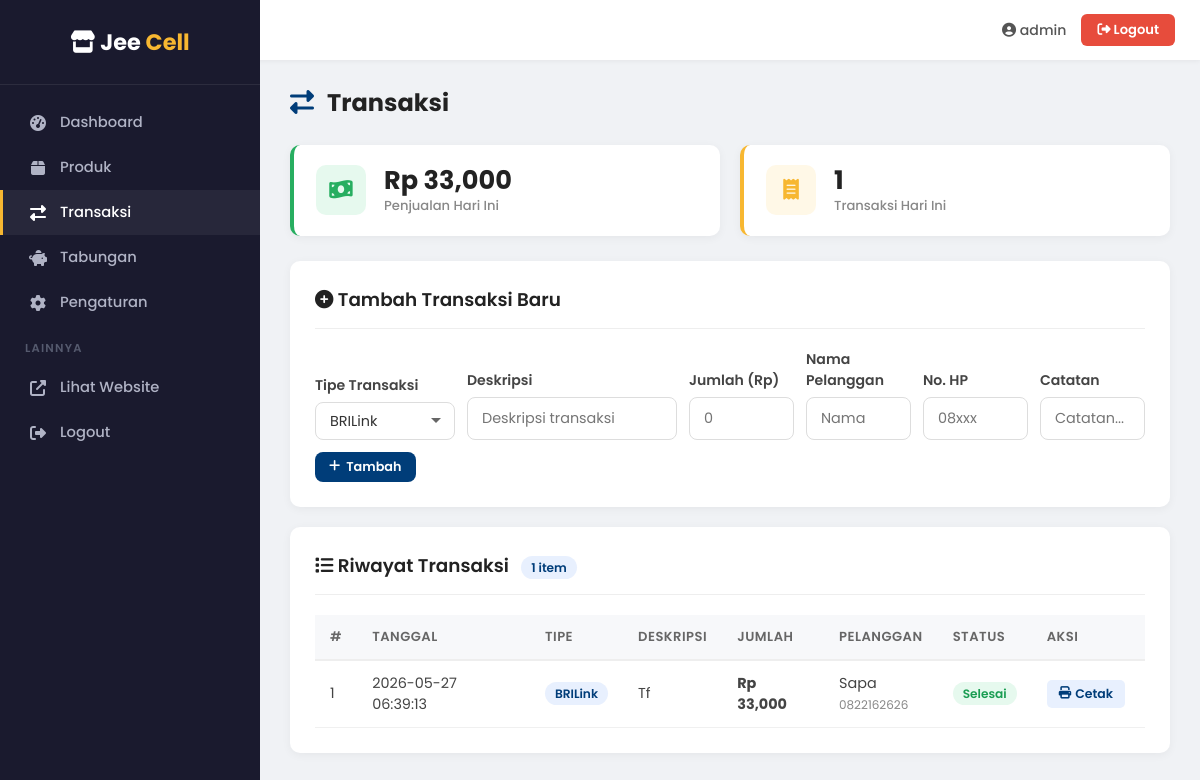
Page /admin/transactions (signed in) on the earlier database version.
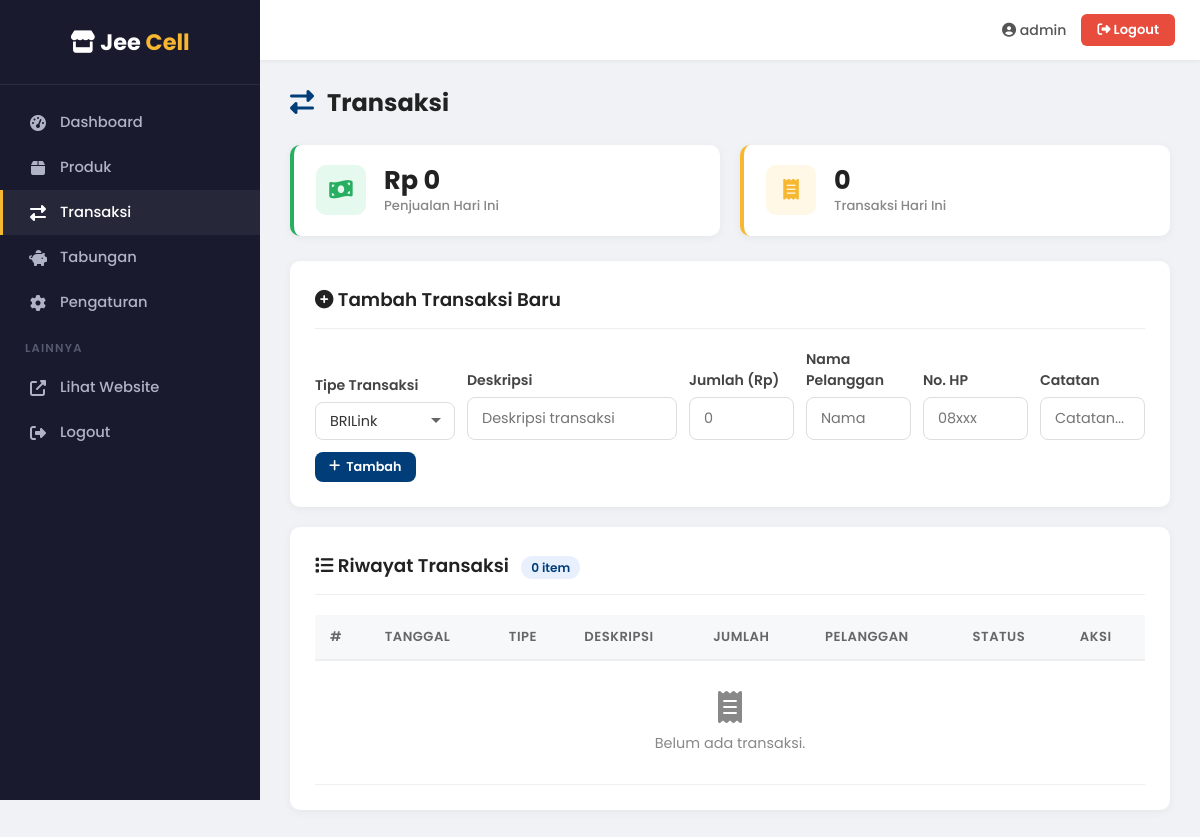
Same page on the later database version.
### tables this page shows
CREATE TABLE transactions (
        id INTEGER PRIMARY KEY AUTOINCREMENT,
        type TEXT NOT NULL,
        description TEXT,
        amount REAL DEFAULT 0,
        customer_name TEXT,
        customer_phone TEXT,
        notes TEXT,
        status TEXT DEFAULT 'completed',
        created_at TIMESTAMP DEFAULT CURRENT_TIMESTAMP
    );

### app.py (the view)
@app.route('/admin/transactions')
@admin_required
def admin_transactions():
    transactions = get_recent_transactions(limit=100)
    sales_today = get_total_sales_today()
    transaction_count_today = get_transaction_count_today()
    return render_template('admin/transactions.html',
                           transactions=transactions,
                           sales_today=sales_today,
                           transaction_count_today=transaction_count_today)

### app.py (called while the page is built)
def admin_required(f):
    @wraps(f)
    def decorated(*args, **kwargs):
        if not session.get('admin_logged_in'):
            return redirect(url_for('admin_login'))
        return f(*args, **kwargs)
    return decorated

### database.py (called while the page is built)
def get_db():
    conn = sqlite3.connect(DB_PATH)
    conn.row_factory = sqlite3.Row
    conn.execute("PRAGMA journal_mode=WAL")
    conn.execute("PRAGMA foreign_keys=ON")
    return conn

def get_total_sales_today():
    conn = get_db()
    today = datetime.now().strftime('%Y-%m-%d')
    row = conn.execute("SELECT COALESCE(SUM(amount), 0) FROM transactions WHERE DATE(created_at)=?", (today,)).fetchone()
    conn.close()
    return row[0]

def get_transaction_count_today():
    conn = get_db()
    today = datetime.now().strftime('%Y-%m-%d')
    count = conn.execute("SELECT COUNT(*) FROM transactions WHERE DATE(created_at)=?", (today,)).fetchone()[0]
    conn.close()
    return count

def get_recent_transactions(limit=20):
    conn = get_db()
    rows = conn.execute("SELECT * FROM transactions ORDER BY created_at DESC LIMIT ?", (limit,)).fetchall()
    conn.close()
    return rows

### templates/admin/transactions.html (shortened to what this page needs)
<!DOCTYPE html>
<html lang="id">
<head>
    <link rel="stylesheet" href="https://cdnjs.cloudflare.com/ajax/libs/font-awesome/6.4.0/css/all.min.css">
    <link rel="stylesheet" href="/static/css/admin.css">
</head>
<body>
    <aside class="sidebar" id="sidebar">
        <div class="sidebar-header">
            <div class="logo"><i class="fas fa-store"></i> Jee <span>Cell</span></div>
        </div>
        <ul class="sidebar-menu">
            <li><a href="{{ url_for('admin_dashboard') }}"><i class="fas fa-tachometer-alt"></i> Dashboard</a></li>
            <li><a href="{{ url_for('admin_products') }}"><i class="fas fa-box"></i> Produk</a></li>
            <li><a href="{{ url_for('admin_transactions') }}" class="active"><i class="fas fa-exchange-alt"></i> Transaksi</a></li>
            <li><a href="{{ url_for('admin_savings') }}"><i class="fas fa-piggy-bank"></i> Tabungan</a></li>
            <li><a href="{{ url_for('admin_settings') }}"><i class="fas fa-cog"></i> Pengaturan</a></li>
            <div class="sidebar-section-title">Lainnya</div>
            <li><a href="/" target="_blank"><i class="fas fa-external-link-alt"></i> Lihat Website</a></li>
            <li><a href="{{ url_for('admin_logout') }}"><i class="fas fa-sign-out-alt"></i> Logout</a></li>
        </ul>
    </aside>
    <div class="topbar">
        <div class="topbar-left">
        </div>
        <div class="topbar-right">
            <span class="admin-name"><i class="fas fa-user-circle"></i> {{ session.admin_user }}</span>
            <a href="{{ url_for('admin_logout') }}" class="btn-logout"><i class="fas fa-sign-out-alt"></i> Logout</a>
        </div>
    </div>
    <div class="main-content">
        <h1 class="page-title"><i class="fas fa-exchange-alt"></i> Transaksi</h1>
        <div class="stats-grid">
            <div class="stat-card success">
                <div class="stat-icon"><i class="fas fa-money-bill-wave"></i></div>
                <div class="stat-info">
                    <div class="stat-number">Rp {{ "{:,.0f}".format(sales_today) }}</div>
                    <div class="stat-label">Penjualan Hari Ini</div>
                </div>
            </div>
            <div class="stat-card accent">
                <div class="stat-icon"><i class="fas fa-receipt"></i></div>
                <div class="stat-info">
                    <div class="stat-number">{{ transaction_count_today }}</div>
                    <div class="stat-label">Transaksi Hari Ini</div>
                </div>
            </div>
        </div>
        <div class="card">
            <div class="card-header">
                <h2><i class="fas fa-plus-circle"></i> Tambah Transaksi Baru</h2>
            </div>
            <form method="POST" action="{{ url_for('admin_transaction_add') }}" style="display:flex;flex-wrap:wrap;gap:12px;align-items:flex-end;">
                <div class="form-group" style="margin-bottom:0;flex:0.6;min-width:140px;">
                    <label>Tipe Transaksi</label>
                    <select name="type" class="form-control" required>
                        <option value="BRILink">BRILink</option>
                    </select>
                </div>
                <div class="form-group" style="margin-bottom:0;flex:1;min-width:150px;">
                    <label>Deskripsi</label>
                    <input type="text" name="description" class="form-control" placeholder="Deskripsi transaksi" required>
                </div>
                <div class="form-group" style="margin-bottom:0;flex:0.5;min-width:100px;">
                    <label>Jumlah (Rp)</label>
                    <input type="number" name="amount" class="form-control" placeholder="0" min="0" step="1000" required>
                </div>
                <div class="form-group" style="margin-bottom:0;flex:0.5;min-width:100px;">
                    <label>Nama Pelanggan</label>
                    <input type="text" name="customer_name" class="form-control" placeholder="Nama">
                </div>
                <div class="form-group" style="margin-bottom:0;flex:0.5;min-width:100px;">
                    <label>No. HP</label>
                    <input type="text" name="customer_phone" class="form-control" placeholder="08xxx">
                </div>
                <div class="form-group" style="margin-bottom:0;flex:0.5;min-width:100px;">
                    <label>Catatan</label>
                    <input type="text" name="notes" class="form-control" placeholder="Catatan...">
                </div>
                <button type="submit" class="btn btn-primary btn-sm"><i class="fas fa-plus"></i> Tambah</button>
            </form>
        </div>
        <div class="card">
            <div class="card-header">
                <h2><i class="fas fa-list"></i> Riwayat Transaksi <span class="badge badge-info" style="margin-left:8px;">{{ transactions|length }} item</span></h2>
            </div>
            <div class="table-wrapper">
                <table>
                    <thead>
                        <tr>
                            <th>#</th>
                            <th>Tanggal</th>
                            <th>Tipe</th>
                            <th>Deskripsi</th>
                            <th>Jumlah</th>
                            <th>Pelanggan</th>
                            <th>Status</th>
                            <th>Aksi</th>
                        </tr>
                    </thead>
                    <tbody>
                        {% for t in transactions %}
                        <tr>
                            <td>{{ t.id }}</td>
                            <td>{{ t.created_at }}</td>
                            <td><span class="badge badge-info">{{ t.type }}</span></td>
                            <td>{{ t.description or '-' }}</td>
                            <td><strong>Rp {{ "{:,.0f}".format(t.amount) }}</strong></td>
                            <td>
                                {{ t.customer_name or '-' }}
                                {% if t.customer_phone %}<br><small style="color:#888;">{{ t.customer_phone }}</small>{% endif %}
                            </td>
                            <td>
                                {% if t.status == 'completed' %}
                                <span class="badge badge-success">Selesai</span>
                                {% elif t.status == 'pending' %}
                                <span class="badge badge-warning">Pending</span>
                                {% else %}
                                <span class="badge badge-danger">{{ t.status }}</span>
                                {% endif %}
                            </td>
                            <td>
                                <a href="{{ url_for('admin_transaction_invoice', tid=t.id) }}" class="btn-action edit" title="Cetak Invoice"><i class="fas fa-print"></i> Cetak</a>
                            </td>
                        </tr>
                        {% endfor %}
                        {% if not transactions %}
                        <tr>
                            <td colspan="8" style="text-align:center;color:#888;padding:30px;">
                                <i class="fas fa-receipt" style="font-size:2rem;display:block;margin-bottom:10px;"></i>
                                Belum ada transaksi.
                            </td>
                        </tr>
                        {% endif %}
                    </tbody>
                </table>
            </div>
        </div>
    </div>
</body>
</html>

Differences in the rows shown:
removed transactions: id "1", created_at "2026-05-27 06:39:13", type "BRILink", description "Tf", amount "33,000", customer_name "Sapa", customer_phone "0822162626", status "Selesai"
Other differences:
{{ "{:,.0f}".format(sales_today) }}: "33,000" → "0"
{{ transaction_count_today }}: "1" → "0"
{{ transactions|length }}: "1" → "0"
text now shown: "Belum ada transaksi."
